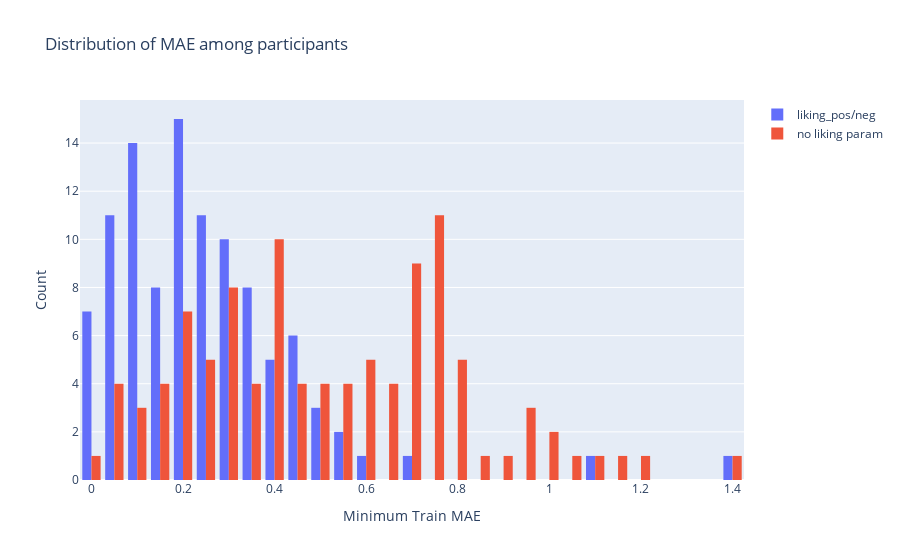

Notebook cell for this chart:
### Code cell
fig = go.Figure()
fig.add_trace(go.Histogram(x=model_results["min_train_mae"],nbinsx=30,name="liking_pos/neg"))
fig.add_trace(go.Histogram(x=model_results_no_liking_param["min_train_mae"],nbinsx=30,name="no liking param"))
fig.update_layout(
    title_text='Distribution of MAE among participants', # title of plot
    xaxis_title_text='Minimum Train MAE', # xaxis label
    yaxis_title_text='Count', # yaxis label
)
fig.show()
